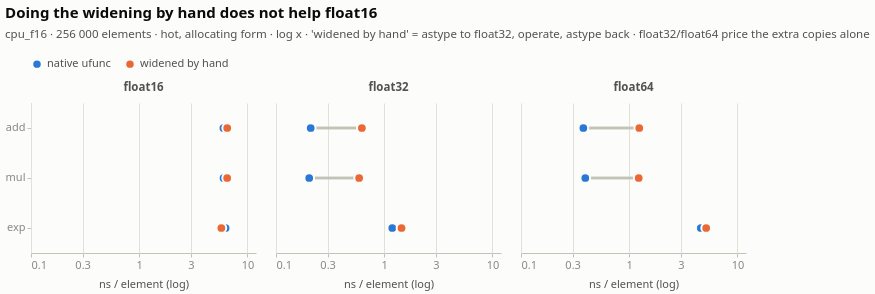

The code cell stored with this chart in its notebook:
### Markdown cell above
`float16` costs 6.0 ns/element at 400 elements and 6.0 ns/element at 8 million,
varying by ±2% in between. It has no minimum, no shoulder, and no DRAM plateau,
because it never becomes limited by the memory system at any size. `float32`
underneath it traverses its whole cache curve, an 8× range.

One consequence is that "float16 is *N*× slower than float32" has no single
answer: the ratio runs from 6.3× at 400 elements to 44.1× at 22 400 and back to
14.0× at 8 million, entirely because of where `float32` happens to be on its own
curve. Any single number quoted for that ratio is a statement about the chosen
problem size.

### Where the float16 cost comes from

`float16` has no ALU on this CPU; NumPy computes it by widening to `float32`.
The obvious question is whether the cost is the conversion or the loop around it.
`cpu_f16` answers it directly with `add_via_f32`, which does the widening by hand
— `astype` up, operate, `astype` back, allocating three intermediates along the
way. If explicit widening were *faster* than the native ufunc, the ufunc's inner
loop would be the problem. It isn't.

### Code cell
mech = (
    D["cpu_f16"].filter((pl.col("destination") == "alloc")
                        & (pl.col("cache_state") == "hot")
                        & (pl.col("n_elem") == 256_000))
    .with_columns(pl.col("operation").str.replace("_via_f32", "").alias("op"),
                  pl.when(pl.col("operation").str.contains("via_f32"))
                    .then(pl.lit("widened by hand"))
                    .otherwise(pl.lit("native ufunc")).alias("path"))
    .select("op", "implementation", "path", "ns_elem")
)
PATHS = ["native ufunc", "widened by hand"]
span = (mech.pivot("path", index=["op", "implementation"], values="ns_elem")
        .rename({PATHS[0]: "native", PATHS[1]: "via"}))
# One dataset for both layers: a faceted layer cannot mix sources, because the
# inner data would override what the facet hands down.
mech = mech.join(span, on=["op", "implementation"])

# A dumbbell rather than bars: the values span 40x, so the axis has to be log,
# and a bar cannot baseline on a log scale.
SCALE_M = alt.Scale(type="log", domain=[0.1, 12], nice=False)
AXIS_M = alt.Axis(values=[0.1, 0.3, 1, 3, 10], format="~g")
XM = alt.X("ns_elem:Q", scale=SCALE_M, title="ns / element (log)", axis=AXIS_M)
YM = alt.Y("op:N", title=None, sort=["add", "mul", "exp"])
mrule = alt.Chart().mark_rule(color=P["context"], strokeWidth=2.5).encode(
    x=alt.X("native:Q", scale=SCALE_M, title="ns / element (log)", axis=AXIS_M),
    x2="via:Q", y=YM)
mdots = alt.Chart().mark_point(size=95, filled=True).encode(
    x=XM, y=YM,
    color=alt.Color("path:N", sort=PATHS,
                    scale=alt.Scale(domain=PATHS, range=P["series"][:2]),
                    legend=alt.Legend(title=None, orient="top")),
    tooltip=[alt.Tooltip("op:N"), alt.Tooltip("implementation:N", title="dtype"),
             alt.Tooltip("path:N", title="path"),
             alt.Tooltip("ns_elem:Q", title="ns/element", format=".3f")])

fig3 = alt.layer(mrule, mdots).properties(width=225, height=150).facet(
    column=alt.Column("implementation:N", title=None,
                      sort=["float16", "float32", "float64"]),
    data=mech,
).properties(
    title=alt.Title("Doing the widening by hand does not help float16",
                    subtitle="cpu_f16 · 256 000 elements · hot, allocating form · log x · "
                             "'widened by hand' = astype to float32, operate, astype back · "
                             "float32/float64 price the extra copies alone"),
)
figure(fig3, span.sort("implementation", "op"), "Table view — native against hand-widened")

### Figure 1 — Vega-Lite specification as saved in the notebook (floating-point values rounded to 4 significant figures)
{"config": {"background": "#fcfcfb", "font": "system-ui, -apple-system, \"Segoe UI\", sans-serif", "view": {"stroke": null, "continuousWidth": 620, "continuousHeight": 300}, "axis": {"labelFont": "system-ui, -apple-system, \"Segoe UI\", sans-serif", "titleFont": "system-ui, -apple-system, \"Segoe UI\", sans-serif", "labelColor": "#898781", "titleColor": "#52514e", "labelFontSize": 11, "titleFontSize": 11, "titleFontWeight": 500, "titlePadding": 8, "domainColor": "#c3c2b7", "domainWidth": 1, "tickColor": "#c3c2b7", "tickSize": 4, "gridColor": "#e1e0d9", "gridWidth": 1, "gridDash": []}, "legend": {"labelFont": "system-ui, -apple-system, \"Segoe UI\", sans-serif", "titleFont": "system-ui, -apple-system, \"Segoe UI\", sans-serif", "labelColor": "#52514e", "titleColor": "#52514e", "labelFontSize": 11, "titleFontSize": 11, "titleFontWeight": 500, "symbolType": "circle", "symbolSize": 90, "orient": "top", "direction": "horizontal", "offset": 8, "titlePadding": 10}, "title": {"font": "system-ui, -apple-system, \"Segoe UI\", sans-serif", "color": "#0b0b0b", "fontSize": 15, "fontWeight": 600, "subtitleFont": "system-ui, -apple-system, \"Segoe UI\", sans-serif", "subtitleColor": "#52514e", "subtitleFontSize": 11.5, "subtitlePadding": 8, "anchor": "start", "offset": 14, "dy": -4}, "header": {"labelFont": "system-ui, -apple-system, \"Segoe UI\", sans-serif", "titleFont": "system-ui, -apple-system, \"Segoe UI\", sans-serif", "labelColor": "#52514e", "titleColor": "#52514e", "labelFontSize": 11.5, "labelFontWeight": 600, "titleFontSize": 11}, "range": {"category": ["#2a78d6", "#eb6834", "#1baf7a"], "heatmap": ["#cde2fb", "#9ec5f4", "#6da7ec", "#3987e5", "#256abf", "#184f95", "#0d366b"], "ramp": ["#cde2fb", "#9ec5f4", "#6da7ec", "#3987e5", "#256abf", "#184f95", "#0d366b"]}, "bar": {"cornerRadiusEnd": 4, "discreteBandSize": 15}, "point": {"size": 95, "filled": true, "stroke": "#fcfcfb", "strokeWidth": 2, "opacity": 1}, "line": {"strokeWidth": 2, "strokeCap": "round", "strokeJoin": "round"}, "rule": {"strokeWidth": 1}, "text": {"font": "system-ui, -apple-system, \"Segoe UI\", sans-serif", "fontSize": 11, "color": "#52514e"}}, "data": {"name": "data-e4755ad02d70fed75ea98769e116372f"}, "facet": {"column": {"field": "implementation", "sort": ["float16", "float32", "float64"], "title": null, "type": "nominal"}}, "spec": {"layer": [{"mark": {"type": "rule", "color": "#c3c2b7", "strokeWidth": 2.5}, "encoding": {"x": {"axis": {"format": "~g", "values": [0.1, 0.3, 1, 3, 10]}, "field": "native", "scale": {"domain": [0.1, 12], "nice": false, "type": "log"}, "title": "ns / element (log)", "type": "quantitative"}, "x2": {"field": "via"}, "y": {"field": "op", "sort": ["add", "mul", "exp"], "title": null, "type": "nominal"}}}, {"mark": {"type": "point", "filled": true, "size": 95}, "encoding": {"color": {"field": "path", "legend": {"orient": "top", "title": null}, "scale": {"domain": ["native ufunc", "widened by hand"], "range": ["#2a78d6", "#eb6834"]}, "sort": ["native ufunc", "widened by hand"], "type": "nominal"}, "tooltip": [{"field": "op", "type": "nominal"}, {"field": "implementation", "title": "dtype", "type": "nominal"}, {"field": "path", "title": "path", "type": "nominal"}, {"field": "ns_elem", "format": ".3f", "title": "ns/element", "type": "quantitative"}], "x": {"axis": {"format": "~g", "values": [0.1, 0.3, 1, 3, 10]}, "field": "ns_elem", "scale": {"domain": [0.1, 12], "nice": false, "type": "log"}, "title": "ns / element (log)", "type": "quantitative"}, "y": {"field": "op", "sort": ["add", "mul", "exp"], "title": null, "type": "nominal"}}}], "height": 150, "width": 225}, "title": {"text": "Doing the widening by hand does not help float16", "subtitle": "cpu_f16 · 256 000 elements · hot, allocating form · log x · 'widened by hand' = astype to float32, operate, astype back · float32/float64 price the extra copies alone"}, "$schema": "https://vega.github.io/schema/vega-lite/v6.4.1.json", "datasets": {"data-e4755ad02d70fed75ea98769e116372f": [{"op": "add", "implementation": "float16", "path": "native ufunc", "ns_elem": 5.995, "native": 5.995, "via": 6.503}, {"op": "add", "implementation": "float32", "path": "native ufunc", "ns_elem": 0.2093, "native": 0.2093, "via": 0.6217}, {"op": "add", "implementation": "float64", "path": "native ufunc", "ns_elem": 0.377, "native": 0.377, "via": 1.238}, {"op": "add", "implementation": "float16", "path": "widened by hand", "ns_elem": 6.503, "native": 5.995, "via": 6.503}, {"op": "add", "implementation": "float32", "path": "widened by hand", "ns_elem": 0.6217, "native": 0.2093, "via": 0.6217}, {"op": "add", "implementation": "float64", "path": "widened by hand", "ns_elem": 1.238, "native": 0.377, "via": 1.238}, {"op": "exp", "implementation": "float16", "path": "native ufunc", "ns_elem": 6.286, "native": 6.286, "via": 5.743}, {"op": "exp", "implementation": "float32", "path": "native ufunc", "ns_elem": 1.187, "native": 1.187, "via": 1.445}, {"op": "exp", "implementation": "float64", "path": "native ufunc", "ns_elem": 4.588, "native": 4.588, "via": 5.144}, {"op": "exp", "implementation": "float16", "path": "widened by hand", "ns_elem": 5.743, "native": 6.286, "via": 5.743}, {"op": "exp", "implementation": "float32", "path": "widened by hand", "ns_elem": 1.445, "native": 1.187, "via": 1.445}, {"op": "exp", "implementation": "float64", "path": "widened by hand", "ns_elem": 5.144, "native": 4.588, "via": 5.144}, {"op": "mul", "implementation": "float16", "path": "native ufunc", "ns_elem": 6.013, "native": 6.013, "via": 6.498}, {"op": "mul", "implementation": "float32", "path": "native ufunc", "ns_elem": 0.2027, "native": 0.2027, "via": 0.5865}, {"op": "mul", "implementation": "float64", "path": "native ufunc", "ns_elem": 0.3928, "native": 0.3928, "via": 1.224}, {"op": "mul", "implementation": "float16", "path": "widened by hand", "ns_elem": 6.498, "native": 6.013, "via": 6.498}, {"op": "mul", "implementation": "float32", "path": "widened by hand", "ns_elem": 0.5865, "native": 0.2027, "via": 0.5865}, {"op": "mul", "implementation": "float64", "path": "widened by hand", "ns_elem": 1.224, "native": 0.3928, "via": 1.224}]}}
